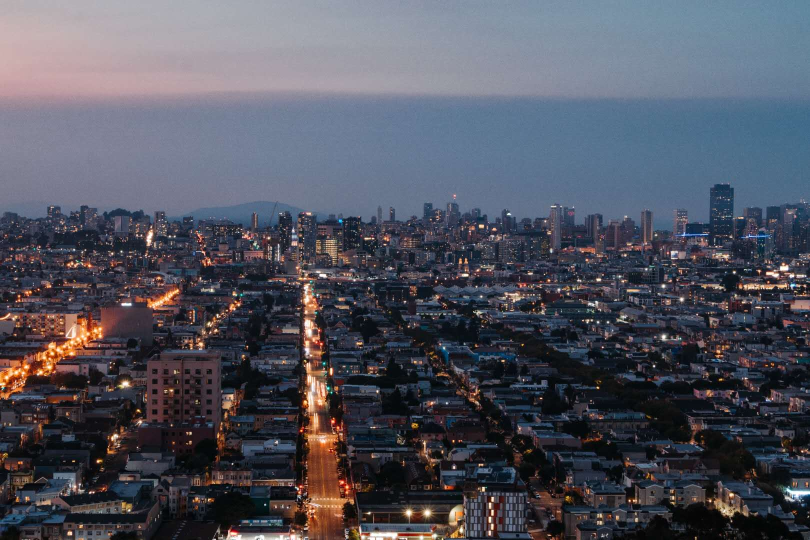
#> input picture OpenCV实战/基础操作/test.jpg, 1620 x 1080 px (shown at 1/2 size)
$ python 16_imageTransform.py
#> lines starting #> are read from the running program, lines starting #| are printed output that depends on the picture
import cv2 as cv


def img_resize():
    """图像变换, 重设大小"""
    img = cv.imread("test.jpg")

    print(img.shape)  # (y, x, channel) # (1080, 1620, 3)
    # dsize -> (x, y) 绝对缩放.
    # img_transform = cv.resize(img, (600, 400)) # 然后其他都是用默认值
    img_transform = cv.resize(img, None, fx=0.3, fy=0.3, interpolation=cv.INTER_AREA)  # 使用相对缩放. 更换插值算法.
    print(img_transform.shape)  # (324, 486, 3)
    # 使用fx, fy缩放因子是相对缩放
    # 也就是1080*0.3, 和1620*0.3, 这种是乘比例缩放的.

    cv.imshow("img", img)
    cv.imshow("img_transform", img_transform)

    cv.waitKey(0)

    cv.destroyAllWindows()


def image_rollovers():
    """图像翻转, 上下翻转, 左右翻转"""

    img = cv.imread("test.jpg")
#> img is the input picture: shape (1080, 1620, 3); mean B, G, R 94.1, 82.9, 81.3
    img_up_down_reverse = cv.flip(img, 0)  # 上下翻转
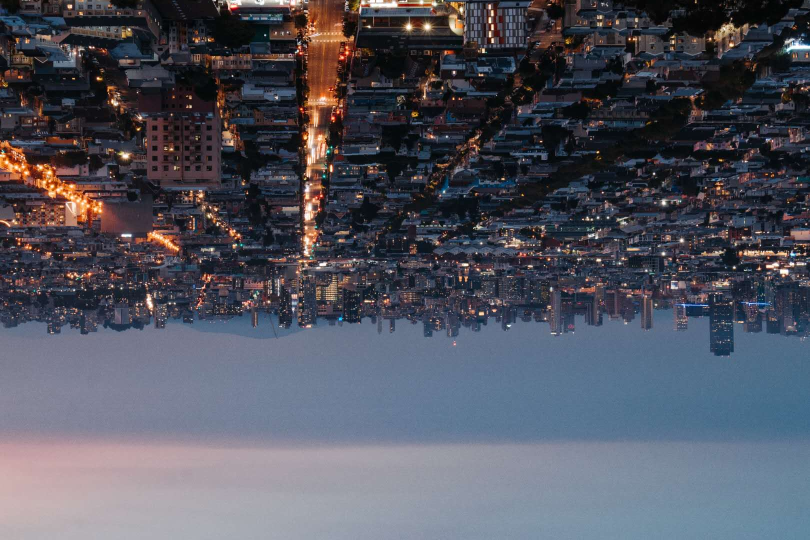
#> img_up_down_reverse: shape (1080, 1620, 3) (shown at 1/2 size); mean B, G, R 94.1, 82.9, 81.3
    img_left_right_reverse = cv.flip(img, 1)  # flipcode > 0为左右翻转
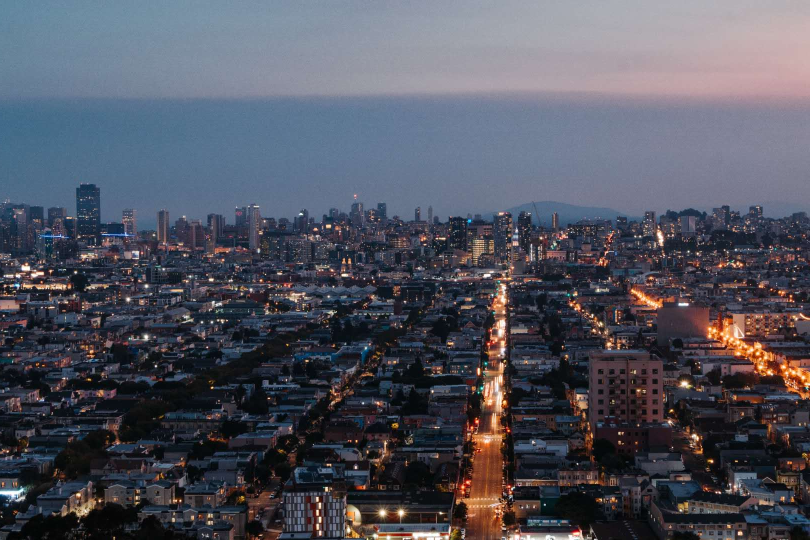
#> img_left_right_reverse: shape (1080, 1620, 3) (shown at 1/2 size); mean B, G, R 94.1, 82.9, 81.3
    img_left_down_reverse = cv.flip(img, -1)  # flipCode < 0 上下左右翻转
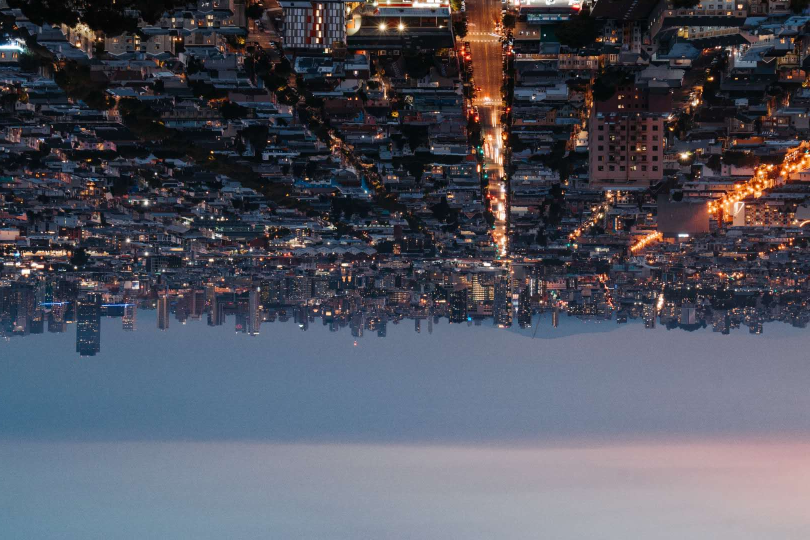
#> img_left_down_reverse: shape (1080, 1620, 3) (shown at 1/2 size); mean B, G, R 94.1, 82.9, 81.3

    cv.imshow("img", img)  # 原图
    cv.imshow("img_up_down_reverse", img_up_down_reverse)  # 上下颠倒
    cv.imshow("img_left_right_reverse", img_left_right_reverse)  # 左右颠倒
    cv.imshow("img_left_down_reverse", img_left_down_reverse)  # 上下左右颠倒.

    cv.waitKey(0)

    cv.destroyAllWindows()


if __name__ == '__main__':
    # img_resize()
    image_rollovers()
